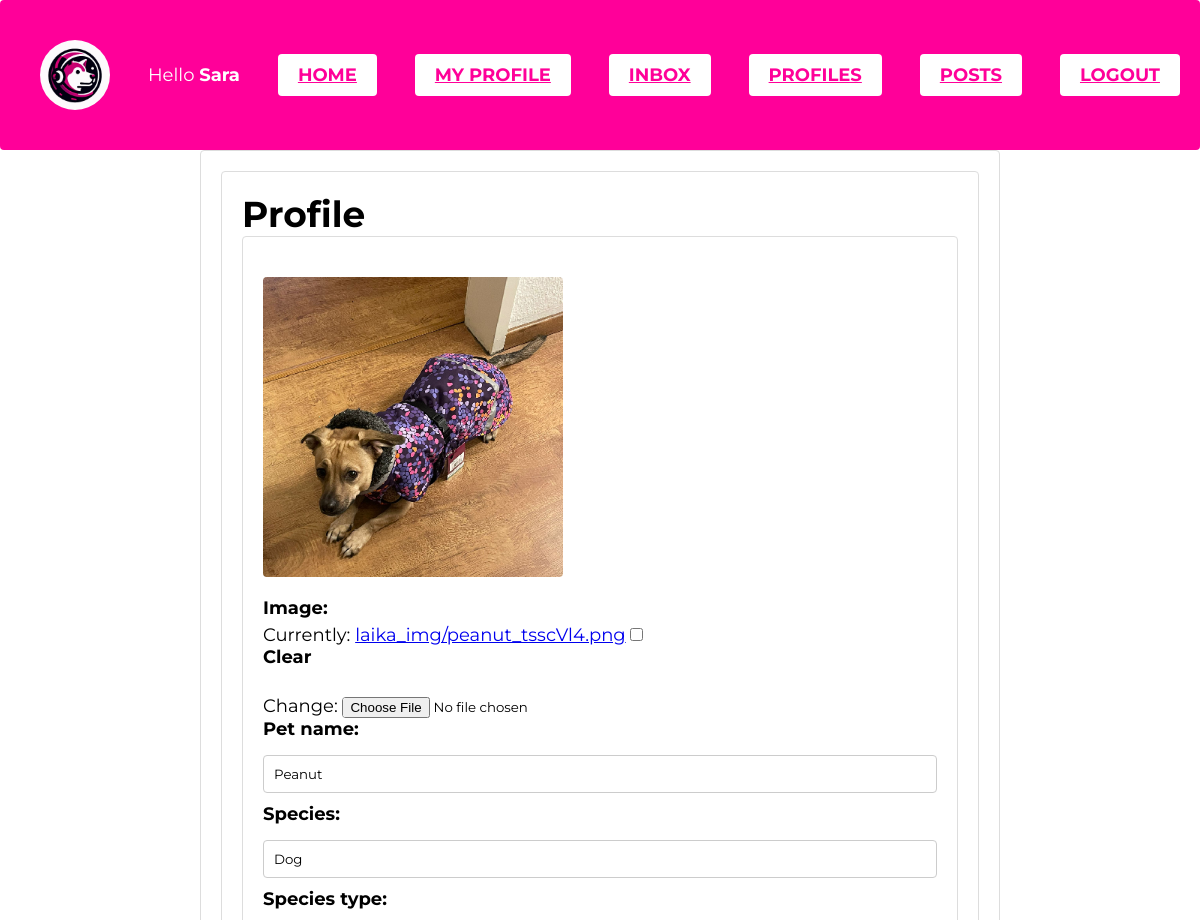
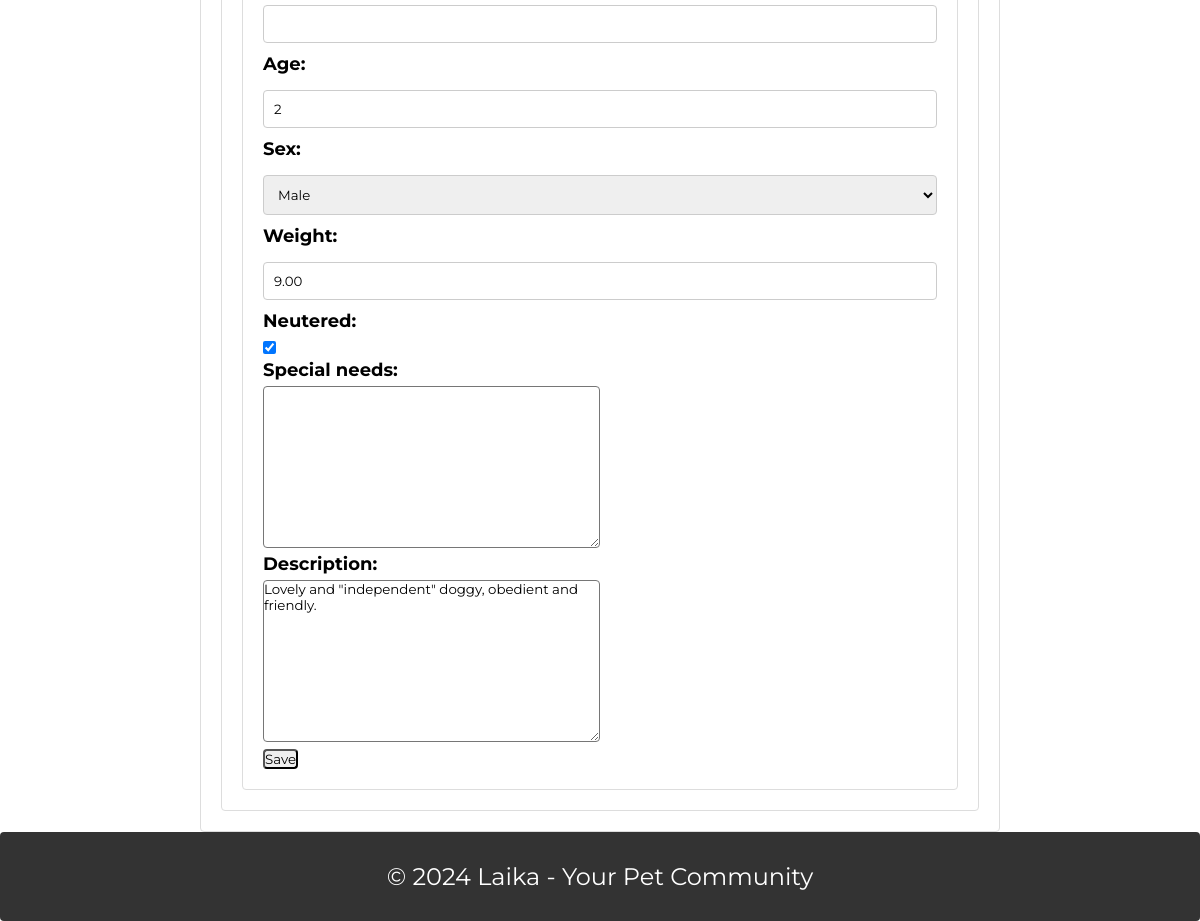
Screenshot of /laika/profile/ (signed in) with the database file from the repository (2 pictures, top to bottom).
### laika/models.py (models this page shows, shortened)
class LaikaProfileUser(models.Model):
    laika_user = models.OneToOneField(User, on_delete=models.CASCADE, related_name="lpu")
    image = models.ImageField(upload_to='laika_img/', default='laika_img/laika_logo_400.png', null=True, blank=True)

class Pet(models.Model):
    owner = models.ForeignKey(User, on_delete=models.CASCADE)
    pet_name = models.CharField(max_length=20, default="None")
    species = models.CharField(max_length=20, default="None")
    species_type = models.CharField(max_length=20, null=True, blank=True, default="None")
    age = models.IntegerField(null=True, blank=True)
    sex = models.CharField(max_length=10, choices=[('Female', 'Female'),('Male', 'Male'), ('Other', 'Other')], default='None')
    weight = models.DecimalField(max_digits=5, decimal_places=2, null=True, blank=True)
    neutered = models.BooleanField(default=False)
    special_needs = models.TextField(null=True, blank=True,default='None')
    description = models.TextField(null=True, blank=True, default="None")

### laika/views.py (the view, shortened to what this page needs)
# urls.py: path('profile/', LaikaProfileView.as_view(), name='laika-profile'),
@method_decorator(login_required, name = 'dispatch')
class LaikaProfileView(View):
    template_name = "laika/profile.html"
    def get(self, request):
        try:
            profile = LaikaProfileUser.objects.get(laika_user=request.user)
            pet = Pet.objects.get(owner=request.user)
            profile_form = ProfileForm(instance=profile)
            pet_form = PetForm(instance=pet)
        except (LaikaProfileUser.DoesNotExist, Pet.DoesNotExist):
            profile_form = ProfileForm()
            pet_form = PetForm()
        return render(request, self.template_name, {"profile_form": profile_form, "pet_form": pet_form})

### laika/custom_form.py
class ProfileForm(forms.ModelForm):
    class Meta:
        model = LaikaProfileUser
        fields = ['image']

class PetForm(forms.ModelForm):
    class Meta:
        model = Pet
        fields = ['pet_name', 'species', 'species_type', 'age', 'sex' , 'weight', 'neutered', 'special_needs' ,'description']

### laika/templates/laika/profile.html (shortened to what this page needs)
{% extends "accounts/base.html" %}
{% load static %}
{% block content %}
    <div class="content-container laika">
        <h1>Profile</h1>
        <div class="profile-form-container">
            <form method="post" enctype="multipart/form-data" class="profile-form">{% csrf_token %}
                <div class="profile-image-container">
                    {% if user.lpu.image %}
                        <img src="{{ user.lpu.image.url }}" class="profile-image">
                    {% else %}
                        <img src="{% static 'images/laika_logo_400.png' %}" class="profile-image">
                    {% endif %}
                </div>
                <div class="form-columns-container">
                    <div class="column">
                        {{ profile_form.as_p }}
                    </div>
                    <div class="column">
                        {{ pet_form.as_p }}
                    </div>
                </div>
                <input type="submit" value="Save" class="submit-button">
            </form>
        </div>
    </div>
{% endblock %}

### laika/templates/laika/navbar.html
{% load static %}
<link rel="stylesheet" type="text/css" href="{% static 'laika/styles.css' %}">
<body>
    <nav class="navbar">
        <div class="container-container">
            <img src="{% static 'laika/laika_logo_400.png' %}" alt="Laika Logo" id="laika_logo">
            {% if user.is_authenticated %}
                <a class="nav-item">Hello <strong>{{ user.username }}</strong></a>
                <a href="{% url 'home' %}" class="navbar-button nav-item">Home</a>
                <a href="{% url 'laika-profile' %}" class="navbar-button nav-item">My Profile</a>
                <a href="{% url 'messages' %}" class="navbar-button nav-item">Inbox</a>
                <a href="{% url 'laika-profile-list' %}" class="navbar-button nav-item">Profiles</a>
                <a href="{% url 'laika-post-list' %}" class="navbar-button nav-item">Posts</a>
                <a class="navbar-button" href="{% url 'account_signout' %}">LogOut</a>
            {% else %}
                <a href="{% url 'landing_view' %}" class="nav-item"></a>
                <div class="align-right">
                    <a class="navbar-button" href="{% url 'account_login' %}">Join!</a>
                </div>
            {% endif %}
        </div>
    </nav>
</body>

### laika/static/laika/styles.css (style rules this page uses)
* { margin: 0; padding: 0; box-sizing: border-box; border-radius: 4px; font-family: 'Montserrat', sans-serif; }
body { font-family: 'Montserrat', sans-serif; font-size: 18px; }
nav { display: flex; align-items: center; justify-content: space-between; background-color: #ff0099; padding: 10px 20px; }
.container-container { display: flex; align-items: center; justify-content: space-between; width: 100%; border-radius: 4px; }
#laika_logo { height: 70px; width: auto; margin-left: 20px; border-radius: 50%; }
.navbar-button { background-color: white; color: #ff0099; border: none; padding: 10px 20px; border-radius: 4px; text-transform: uppercase; font-weight: bold; }
main, .landing-text, .content-container, .form-container, .profile-form-container, .messages-container, .edit-post-container, .delete-post-container { max-width: 800px; margin: auto; padding: 20px; border: 1px solid #ddd; box-sizing: border-box; border-radius: 4px; }
input[type="text"], input[type="password"], input[type="email"], input[type="number"], input[type="date"], select { width: 100%; padding: 10px; margin: 10px 0; border: 1px solid #ccc; box-sizing: border-box; border-radius: 4px; }
label { font-weight: bold; display: block; margin-bottom: 5px; }
.profile-image, .post-image, .author-image { width: 100%; height: auto; max-width: 300px; display: block; margin: 20px 0; border-radius: 4px; }

### rows the page displays
Pet: pet_name "Peanut", species "Dog", age "2", sex "Male", weight "9.00", neutered "☑", description "Lovely and \"independent\" doggy, obedient and friendly."

### other values shown
{{ user.username }} "Sara"
